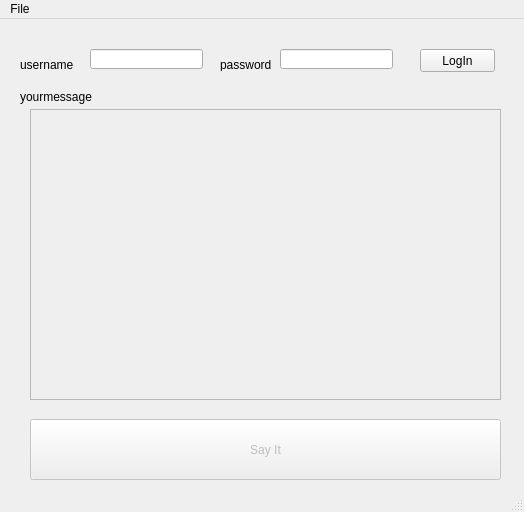
<?xml version="1.0" encoding="UTF-8"?>
<ui version="4.0">
 <class>MainWindow</class>
 <widget class="QMainWindow" name="MainWindow">
  <property name="geometry">
   <rect>
    <x>0</x>
    <y>0</y>
    <width>524</width>
    <height>512</height>
   </rect>
  </property>
  <property name="windowTitle">
   <string>MainWindow</string>
  </property>
  <widget class="QWidget" name="centralwidget">
   <widget class="QLabel" name="label">
    <property name="geometry">
     <rect>
      <x>20</x>
      <y>40</y>
      <width>56</width>
      <height>12</height>
     </rect>
    </property>
    <property name="text">
     <string>username</string>
    </property>
   </widget>
   <widget class="QLabel" name="label_2">
    <property name="geometry">
     <rect>
      <x>220</x>
      <y>40</y>
      <width>56</width>
      <height>12</height>
     </rect>
    </property>
    <property name="text">
     <string>password</string>
    </property>
   </widget>
   <widget class="QLineEdit" name="lineEdit">
    <property name="geometry">
     <rect>
      <x>90</x>
      <y>30</y>
      <width>113</width>
      <height>20</height>
     </rect>
    </property>
   </widget>
   <widget class="QLineEdit" name="lineEdit_2">
    <property name="geometry">
     <rect>
      <x>280</x>
      <y>30</y>
      <width>113</width>
      <height>20</height>
     </rect>
    </property>
   </widget>
   <widget class="QPushButton" name="pushButton">
    <property name="geometry">
     <rect>
      <x>420</x>
      <y>30</y>
      <width>75</width>
      <height>23</height>
     </rect>
    </property>
    <property name="text">
     <string>LogIn</string>
    </property>
   </widget>
   <widget class="QLabel" name="label_3">
    <property name="geometry">
     <rect>
      <x>20</x>
      <y>70</y>
      <width>141</width>
      <height>16</height>
     </rect>
    </property>
    <property name="text">
     <string>yourmessage</string>
    </property>
   </widget>
   <widget class="QTextEdit" name="textEdit">
    <property name="enabled">
     <bool>false</bool>
    </property>
    <property name="geometry">
     <rect>
      <x>30</x>
      <y>90</y>
      <width>471</width>
      <height>291</height>
     </rect>
    </property>
   </widget>
   <widget class="QPushButton" name="pushButton_2">
    <property name="enabled">
     <bool>false</bool>
    </property>
    <property name="geometry">
     <rect>
      <x>30</x>
      <y>400</y>
      <width>471</width>
      <height>61</height>
     </rect>
    </property>
    <property name="text">
     <string>Say It</string>
    </property>
   </widget>
  </widget>
  <widget class="QMenuBar" name="menubar">
   <property name="geometry">
    <rect>
     <x>0</x>
     <y>0</y>
     <width>524</width>
     <height>21</height>
    </rect>
   </property>
   <widget class="QMenu" name="menuFile">
    <property name="title">
     <string>File</string>
    </property>
    <addaction name="actionClose"/>
   </widget>
   <addaction name="menuFile"/>
  </widget>
  <widget class="QStatusBar" name="statusbar"/>
  <action name="actionClose">
   <property name="text">
    <string>Close</string>
   </property>
  </action>
 </widget>
 <resources/>
 <connections/>
</ui>
